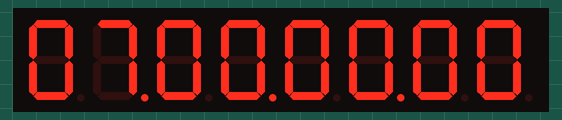
A sketch run on a simulated Arduino Uno, built with avr-gcc and run on an emulated ATmega328P. Shown: 8-digit seven-segment display.

Above: at 0.1 s.
At 4.1 s:
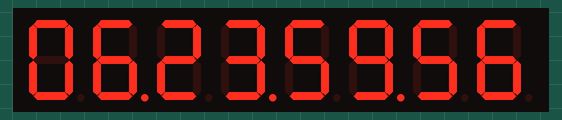
At 9.1 s:
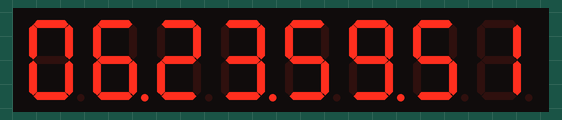
At 19.1 s:
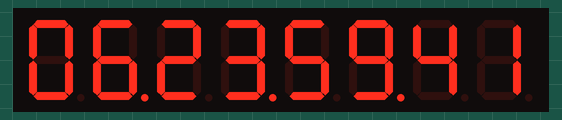
At 28.1 s:
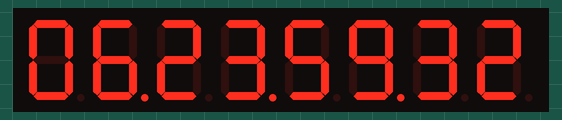
At 39.1 s:
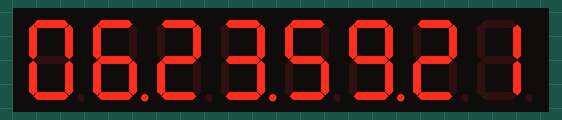

The sketch:

countdowntest.ino
```cpp
//We always have to include the library
#include "LedControl.h"
//#define serial

/*
 Now we need a LedControl to work with.
 ***** These pin numbers will probably not work with your hardware *****
 pin 12 is connected to the DataIn
 pin 11 is connected to the CLK
 pin 10 is connected to LOAD
 We have only a single MAX72XX.
 */
LedControl lc=LedControl(12,11,10,1);

/* we always wait a bit between updates of the display */
unsigned long delaytime=250;

void setup() {
  /*
   The MAX72XX is in power-saving mode on startup,
   we have to do a wakeup call
   */
  lc.shutdown(0,false);
  /* Set the brightness to a medium values */
  lc.setIntensity(0,1);
  /* and clear the display */
  lc.clearDisplay(0);
  #ifdef serial
  Serial.begin(9600);
  #endif
}


void hello(){

  lc.setChar(0,7,'H',false);
  lc.setChar(0,6,'E',false);
  lc.setChar(0,5,'L',false);
  lc.setChar(0,4,'L',false);
  lc.setChar(0,3,'0',false);
  lc.setChar(0,2,'.',false);
  lc.setChar(0,1,'.',false);
  lc.setChar(0,0,'.',false);
  delay(delaytime+1000);
  lc.clearDisplay(0);
  delay(delaytime);
  lc.setDigit(0,7,1,false);
  delay(delaytime);
  lc.setDigit(0,6,2,false);
  delay(delaytime);
  lc.setDigit(0,5,3,false);
  delay(delaytime);
  lc.setDigit(0,4,4,false);
  delay(delaytime);
  lc.setDigit(0,3,5,false);
  delay(delaytime);
  lc.setDigit(0,2,6,false);
  delay(delaytime);
  lc.setDigit(0,1,7,false);
  delay(delaytime);
  lc.setDigit(0,0,8,false);
  delay(1500);
  lc.clearDisplay(0);
  delay(delaytime);

}
void setNumbers(uint16_t number) {
  lc.setDigit(0, 7, (number / 10000000) % 10, false);
  lc.setDigit(0, 6, (number / 1000000) % 10, false);
  lc.setDigit(0, 5, (number / 100000) % 10, false);
  lc.setDigit(0, 4, (number / 10000) % 10, false);
  lc.setDigit(0, 3, (number / 1000) % 10, false);
  lc.setDigit(0, 2, (number / 100) % 10, false);
  lc.setDigit(0, 1, (number / 10) % 10, false);
  lc.setDigit(0, 0, (number / 1) % 10, false);
//  delay(200);
}

void setDigitPair(char start, uint16_t number) {
  lc.setDigit(0, start+1, number / 10, false);
  bool dot = start;
  lc.setDigit(0, start, number % 10, dot);
  #ifdef serial
  Serial.print(number);
  #endif
  if (dot) {
    #ifdef serial
    Serial.print('.');
    #endif
  }
}
uint32_t epoch = (uint32_t)604800000;
void loop() {

  uint32_t t = millis();
  uint32_t remaining = epoch - t;
  delay(remaining % 1000);
  uint8_t seconds = (remaining / 1000) % 60;
  uint8_t minutes = (remaining / 1000 / 60) % 60;
  uint8_t hours = (remaining / 1000 / 60 / 60) % 24;
  uint8_t days = (remaining / 1000 / 60 / 60 / 24);

  lc.shutdown(0, true);
  lc.shutdown(0, false);
  lc.setIntensity(0, 1);
  setDigitPair(6, days);
  setDigitPair(4, hours);
  setDigitPair(2, minutes);
  setDigitPair(0, seconds);

  #ifdef serial
  Serial.println();
  #endif
}
```

Measured:
- what the display in image 2 shows lasts 1.0 s, from 9.0 s to 10.0 s
